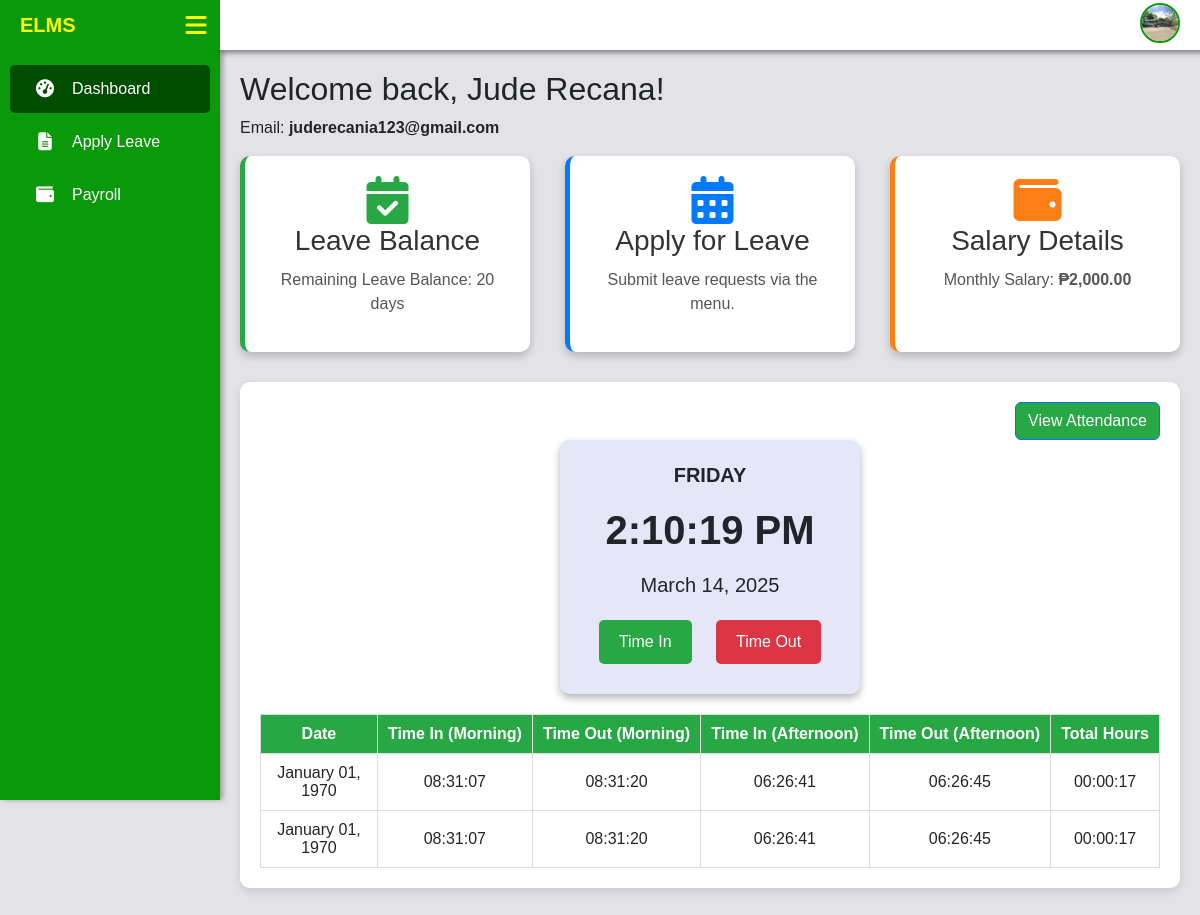
The page /employee/dashboard.php (signed in) on the database its author committed.
### tables this page shows
CREATE TABLE `users` (
  `user_id` int(11) NOT NULL,
  `first_name` varchar(50) NOT NULL,
  `middle_name` varchar(50) DEFAULT NULL,
  `last_name` varchar(50) NOT NULL,
  `email` varchar(100) NOT NULL,
  `password` varchar(255) NOT NULL,
  `role` enum('Admin','Employee') NOT NULL,
  `gender` enum('Male','Female') NOT NULL,
  `phone` varchar(20) DEFAULT NULL,
  `address` text DEFAULT NULL,
  `birthdate` date DEFAULT NULL,
  `employment_start_date` date DEFAULT NULL,
  `employment_end_date` date DEFAULT NULL,
  `department_id` int(11) DEFAULT NULL,
  `created_at` timestamp NOT NULL DEFAULT current_timestamp(),
  `profile_picture` varchar(255) DEFAULT NULL,
  `employee_type` varchar(50) NOT NULL,
  `salary` decimal(10,2) NOT NULL DEFAULT 0.00,
  `leave_balance` int(11) NOT NULL DEFAULT 0,
  `reset_token` varchar(64) DEFAULT NULL,
  `token_expiry` datetime DEFAULT NULL
);

CREATE TABLE `attendance` (
  `id` int(11) NOT NULL,
  `user_id` int(11) NOT NULL,
  `date` date NOT NULL,
  `morning_time_in` time DEFAULT NULL,
  `morning_time_out` time DEFAULT NULL,
  `afternoon_time_in` time DEFAULT NULL,
  `afternoon_time_out` time DEFAULT NULL,
  `total_hours` varchar(10) DEFAULT NULL
);

### employee/dashboard.php (the view, shortened to what this page needs)
<?php
    require_once '../db.php';
    include '../includes/navbar.php';
    $user_id = $_SESSION['user_id'];
    try {
        $stmt = $pdo->prepare("SELECT first_name, last_name, email, leave_balance, salary FROM users WHERE user_id = ?");
        $stmt->execute([$user_id]);
        $employee = $stmt->fetch(PDO::FETCH_ASSOC) ?? ['first_name' => 'Unknown', 'last_name' => '', 'email' => 'N/A', 'leave_balance' => 0, 'salary' => 'N/A'];
        $total_leaves = $employee['leave_balance'];
        $salary = $employee['salary'];
    } catch (PDOException $e) {
        die("Database error: " . $e->getMessage());
    }
    try {
        $stmt = $pdo->prepare("SELECT id, morning_time_in, morning_time_out, afternoon_time_in, afternoon_time_out, total_hours
                               FROM attendance WHERE user_id = ? ORDER BY date DESC");
        $stmt->execute([$user_id]);
        $attendance_records = $stmt->fetchAll(PDO::FETCH_ASSOC);
    } catch (PDOException $e) {
        die("Database error: " . $e->getMessage());
    }
?>
<!DOCTYPE html>
<html lang="en">
<head>
    <link rel="stylesheet" href="https://cdnjs.cloudflare.com/ajax/libs/font-awesome/6.4.2/css/all.min.css">
    <link rel="stylesheet" href="https://cdn.datatables.net/2.2.2/css/dataTables.dataTables.css" />
    <link href="https://cdn.jsdelivr.net/npm/bootstrap@5.3.0/dist/css/bootstrap.min.css" rel="stylesheet">
</head>
<body>
    <div class="content" id="content">
        <h2>Welcome back, <?php echo htmlspecialchars($employee['first_name'] . " " . $employee['last_name']); ?>!</h2>
        <p>Email: <span style="font-weight: bold !important;"><?php echo htmlspecialchars($employee['email']); ?></span></p>
        <div class="dashboard-container">
            <div class="dashboard-card" style="border-left: 5px solid #28a745;">
                <i class="fas fa-calendar-check fa-3x" style="color: #28a745;"></i>
                <h3>Leave Balance</h3>
                <p>Remaining Leave Balance: <?php echo htmlspecialchars($total_leaves); ?> days</p>
            </div>
            <div class="dashboard-card" style="border-left: 5px solid #007bff; cursor: pointer;" onclick="window.location.href='apply_leave.php';">
                <i class="fas fa-calendar-alt fa-3x" style="color: #007bff;"></i>
                <h3>Apply for Leave</h3>
                <p>Submit leave requests via the menu.</p>
            </div>
            <div class="dashboard-card" style="border-left: 5px solid #fd7e14;">
                <i class="fas fa-wallet fa-3x" style="color: #fd7e14;"></i>
                <h3>Salary Details</h3>
                <p>Monthly Salary: <strong>₱<?php echo number_format($salary, 2); ?></strong></p>
            </div>
        </div>
        <div class="attendance-container">
            <div class="attendance-header">
                <button id="viewAttendanceBtn" class="btn btn-primary">View Attendance</button>
            </div>
            <div class="time-container">
                <div class="day" id="current-day">Loading...</div>
                <div class="time" id="current-time">Loading...</div>
                <div class="date" id="current-date">Loading...</div>
                <div class="buttons">
                    <button class="time-in " id="timeInBtn">Time In</button>
                    <button class="time-out" id="timeOutBtn">Time Out</button>
                </div>
            </div>
            <table id="attendanceTable">
                <thead>
                    <tr>
                        <th>Date</th>
                        <th>Time In (Morning)</th>
                        <th>Time Out (Morning)</th>
                        <th>Time In (Afternoon)</th>
                        <th>Time Out (Afternoon)</th>
                        <th>Total Hours</th>
                    </tr>
                </thead>
                <tbody id="attendanceTableBody">
                <?php if (!empty($attendance_records)): ?>
                    <?php foreach ($attendance_records as $record): ?>
                        <tr>
                            <td><?php echo date("F d, Y", strtotime($record['date'])); ?></td>
                            <td><?php echo htmlspecialchars($record['morning_time_in'] ?? '—'); ?></td>
                            <td><?php echo htmlspecialchars($record['morning_time_out'] ?? '—'); ?></td>
                            <td><?php echo htmlspecialchars($record['afternoon_time_in'] ?? '—'); ?></td>
                            <td><?php echo htmlspecialchars($record['afternoon_time_out'] ?? '—'); ?></td>
                            <td><?php echo htmlspecialchars($record['formatted_total_hours'] ?? '—'); ?></td>
                        </tr>
                    <?php endforeach; ?>
                <?php else: ?>
                <?php endif; ?>
                </tbody>
            </table>
        </div>
    </div>
</body>
</html>

### includes/navbar.php (shortened to what this page needs)
<?php
    $role = $_SESSION['role'] ?? 'Employee';
    $email = $_SESSION['email'] ?? '';
    require '../db.php';
    $stmt = $pdo->prepare("SELECT profile_picture FROM users WHERE email = :email");
    $stmt->bindParam(':email', $email, PDO::PARAM_STR);
    $stmt->execute();
    $user = $stmt->fetch(PDO::FETCH_ASSOC);
    $profile_picture = $user['profile_picture'] ?? 'default.png';
    $protocol = isset($_SERVER['HTTPS']) && $_SERVER['HTTPS'] === 'on' ? "https://" : "http://";
    $host = $_SERVER['HTTP_HOST'];
    $basePath = ($role === 'Admin') ? "/elmsv2/admin/" : "/elmsv2/employee/";
    $dashboard_link = $protocol . $host . $basePath . 'dashboard.php';
?>
<!DOCTYPE html>
<html lang="en">
<head>
    <link rel="stylesheet" href="https://cdnjs.cloudflare.com/ajax/libs/font-awesome/6.5.1/css/all.min.css">
</head>
<body>
    <aside class="sidebar" id="sidebar">
        <ul>
            <li><a href="<?= $dashboard_link; ?>"><i class="fas fa-tachometer-alt"></i> Dashboard</a></li>
            <?php if ($role == 'Admin'): ?>
                <li><a href="../admin/departments.php"><i class="fas fa-building"></i> Departments</a></li>
                <li><a href="../admin/manage_employees.php"><i class="fas fa-users"></i> Manage Staff</a></li>
                <li><a href="../admin/manage_leave.php"><i class="fas fa-calendar-check"></i> Manage Leave</a></li>
                <li><a href="../admin/manage_payroll.php"><i class="fas fa-file-invoice-dollar"></i> Manage Payroll</a></li>
                <!-- <li><a href="../admin/manage_attendance.php"><i class="fas fa-user-clock"></i> Attendance</a></li>
                <li><a href="../admin/settings.php"><i class="fas fa-cogs"></i> Settings</a></li> -->
            <?php elseif ($role == 'Employee'): ?>
                <li><a href="../employee/apply_leave.php"><i class="fas fa-file-alt"></i> Apply Leave</a></li>
                <li><a href="../employee/payroll.php"><i class="fas fa-wallet"></i> Payroll</a></li>
            <?php endif; ?>
        </ul>
    </aside>
    <div class="topbar" id="topbar">
        <div class="logo">ELMS</div>
        <i class="fa-solid fa-bars menu-icon" id="menuIcon"></i>
    </div>
    <div class="profile-picture-container" id="profileDropdown">
        <img src="../files/images/<?php echo htmlspecialchars($profile_picture); ?>" alt="Profile" class="profile-img">
    </div>
</body>
</html>

### includes/fade_in.php (style rules this page uses)
body { opacity: 0; transition: opacity 1s ease-in; }
body.fade-in { opacity: 1; }

### includes/navbar.php (style rules this page uses)
body { margin: 0; font-family: Arial, sans-serif; }
.topbar { height: 50px; width: calc(100% + 220px); background: linear-gradient(to right, #0a990a 220px, white 220px); color: yellow; display: flex; align-items: center; padding: 0 20px; position: fixed; left: 0; transition: transform 0.3s ease-in-out; box-shadow: 220px 3px 5px rgba(0, 0, 0, 0.4); z-index: 1000; }
.logo { font-size: 20px; font-weight: bold; margin-right: 110px; }
.menu-icon { font-size: 24px; cursor: pointer; transition: transform 0.3s ease-in-out; }
.profile-picture-container { position: fixed; right: 20px; cursor: pointer; top: 2.5px; transition: right 0.3s ease-in-out; z-index: 1001; }
.profile-img { width: 40px; height: 40px; border-radius: 50%; object-fit: cover; border: 2px solid #0a990a; }
.sidebar { display: block; width: 220px; height: 100vh; background-color: #0a990a; color: yellow; position: fixed; left: 0; top: 0; padding-top: 60px; transition: transform 0.3s ease-in-out; box-shadow: 3px 0 5px rgba(0, 0, 0, 0.3); z-index: 1000; }
.sidebar ul { list-style: none; padding: 0; }
.sidebar ul li { padding: 12px 20px; margin: 5px 10px; cursor: pointer; border-radius: 5px; display: flex; align-items: center; transition: background 0.3s ease-in-out; z-index: 1000; }
.sidebar ul li a { color: white; text-decoration: none; font-size: 16px; display: flex; align-items: center; width: 100%; }
.sidebar ul li i { width: 30px; text-align: center; margin-right: 12px; font-size: 18px; }
.sidebar ul li.active { background: #004d00; }

### employee/dashboard.php (style rules this page uses)
body { margin: 0; font-family: Arial, sans-serif; background-color: #e2e2e7; }
.content { margin-left: 220px; padding: 70px 20px 20px 20px; transition: margin-left 0.3s ease-in-out; }
.dashboard-container { display: flex; flex-wrap: wrap; gap: 35px; justify-content: center; }
.dashboard-card { background: white; padding: 20px; border-radius: 10px; box-shadow: 0 4px 8px rgba(0, 0, 0, 0.2); flex: 1; min-width: 280px; max-width: 100%; text-align: center; transition: transform 0.3s ease, box-shadow 0.3s ease; }
.dashboard-card h3 { color: #333; margin-bottom: 10px; }
.dashboard-card p { color: #555; font-size: 16px; }
.attendance-container { font-family: 'Poppins', sans-serif; text-align: center; margin: 30px auto; background: white; padding: 20px; border-radius: 10px; box-shadow: 0 4px 8px rgba(0, 0, 0, 0.1); }
.day { font-size: 20px; font-weight: bold; margin-bottom: 10px; }
.date { font-size: 20px; margin-bottom: 10px; }
.time { font-size: 40px; font-weight: bold; margin-bottom: 10px; }
.buttons button { padding: 10px 20px; margin: 10px; font-size: 16px; border: none; border-radius: 5px; cursor: pointer; transition: 0.3s; }
.time-container { display: flex; margin: 0 auto; padding: 20px; border-radius: 10px; background-color: #e6e6f9; flex-direction: column; align-items: center; justify-content: center; width: 300px; box-shadow: 0 4px 8px rgba(0, 0, 0, 0.3); }
.attendance-header { display: flex; justify-content: flex-end; }
#viewAttendanceBtn { background-color: #28a745; color: white; transition: background 0.3s ease; }
.time-in { background-color: #28a745; color: white; }
.time-out { background-color: #dc3545; color: white; }
table { width: 100%; margin-top: 20px; border-collapse: collapse; }
table, th, td { border: 1px solid #ddd; }
th, td { padding: 10px; text-align: center !important; }
th { background-color: #28a745; color: white; }
th:first-child, td:first-child { width: 13% !important; }

### rows shown on the page
users: profile_picture (picture), first_name+last_name "Jude Recana", email "juderecania123@gmail.com", leave_balance "20", salary "2,000.00"
attendance: date "January 01, 1970", morning_time_in "08:31:07", morning_time_out "08:31:20", afternoon_time_in "06:26:41", afternoon_time_out "06:26:45", total_hours "00:00:17"
